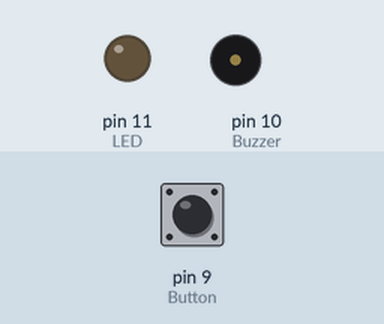
Simulated run of this sketch. Board: Arduino Uno, built with avr-gcc and run on an emulated ATmega328P. Shown: output pins drawn as LEDs (lit = HIGH), buzzer (waves = sounding). Dashed ring = blinking. Inputs (shaded band) come from the test bench; at power-on: pin 9 (Button) LOW.

Above: at 1.2 s.
1.3 s: pin 9 (Button) pulled HIGH for 0.15 s
At 4.1 s:
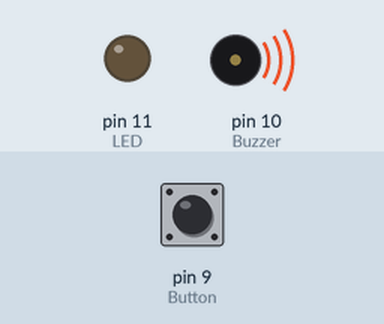
4.4 s: pin 9 (Button) pulled HIGH for 1 s
At 5.7 s:
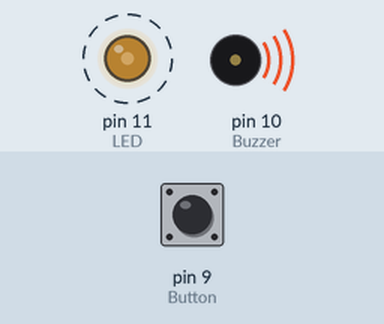
8.4 s: pin 9 (Button) pulled HIGH for 3.2 s
At 10.6 s:
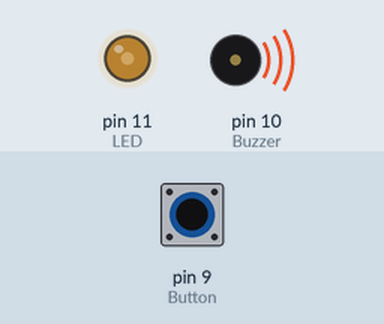
Timing chart, 0 to 12.9 s (numbered marks = the images above; inputs shaded):
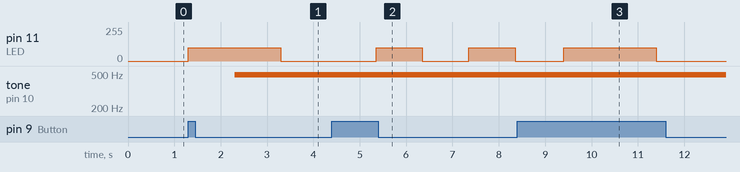

The sketch:

withstates.ino
```cpp
int Button = 9; //define the 9th digital pin for button brick
int LED = 11; //define the 8th digital pin for LED brick
int Buzzer = 10;

// Variables will change:
int buttonPushCounter = 1;   // counter for the number of button presses
int buttonState = 0;         // current state of the button
int lastButtonState = 0;     // previous state of the button

void setup() {
 pinMode(LED,OUTPUT); //set the LED pin for digital output
 pinMode(Button,INPUT); //set the Button pin for digital input
 pinMode(Buzzer, OUTPUT);
}

void loop() {

  // read the pushbutton input pin:
  buttonState = digitalRead(Button);

  // compare the buttonState to its previous state
  if (buttonState != lastButtonState) {
    // if the state has changed, increment the counter
    if (buttonPushCounter % 2 == 1) {
      buttonPushCounter++;
      activation1();
    } else {
      buttonPushCounter++;
      activation2();
    }
    // Delay a little bit to avoid bouncing
    delay(50);


}
}
void activation1() {  //                         1. LIGHT + BUZZER
    analogWrite(LED,100); // light the LED
    delay(1000);
    analogWrite(Buzzer,100);
    delay(1000);
    analogWrite(LED,0);
    delay(1000);
    analogWrite(Buzzer,0);
    delay(1000);
}
void activation2() {  //                           2. LIGHT
  analogWrite(LED,100); // light the LED
  delay(1000);
  analogWrite(LED,0); // light the LED
  delay(1000);
  analogWrite(LED,100); // light the LED
  delay(1000);
  analogWrite(LED,0); // light the LED
  delay(1000);


//    if (buttonPushCounter % 2 == 1) {
//    analogWrite(LED, HIGH);
//  } else {
//    analogWrite(LED, LOW);
//  }

}
```

Measured:
- after the input at 1.3 s, pin 11 (LED): 0/255 → 100/255 at once, → 0/255 2.0 s later; tone on pin 10 (Buzzer): silent → 490 Hz after 1.0 s
- after the input at 4.4 s, pin 11 (LED): alternates 100/255 for 1.0 s and 0/255 for 1.0 s, starting after 0.95 s
- after the input at 8.4 s, pin 11 (LED): 0/255 → 100/255 after 1.0 s, → 0/255 2.0 s later
